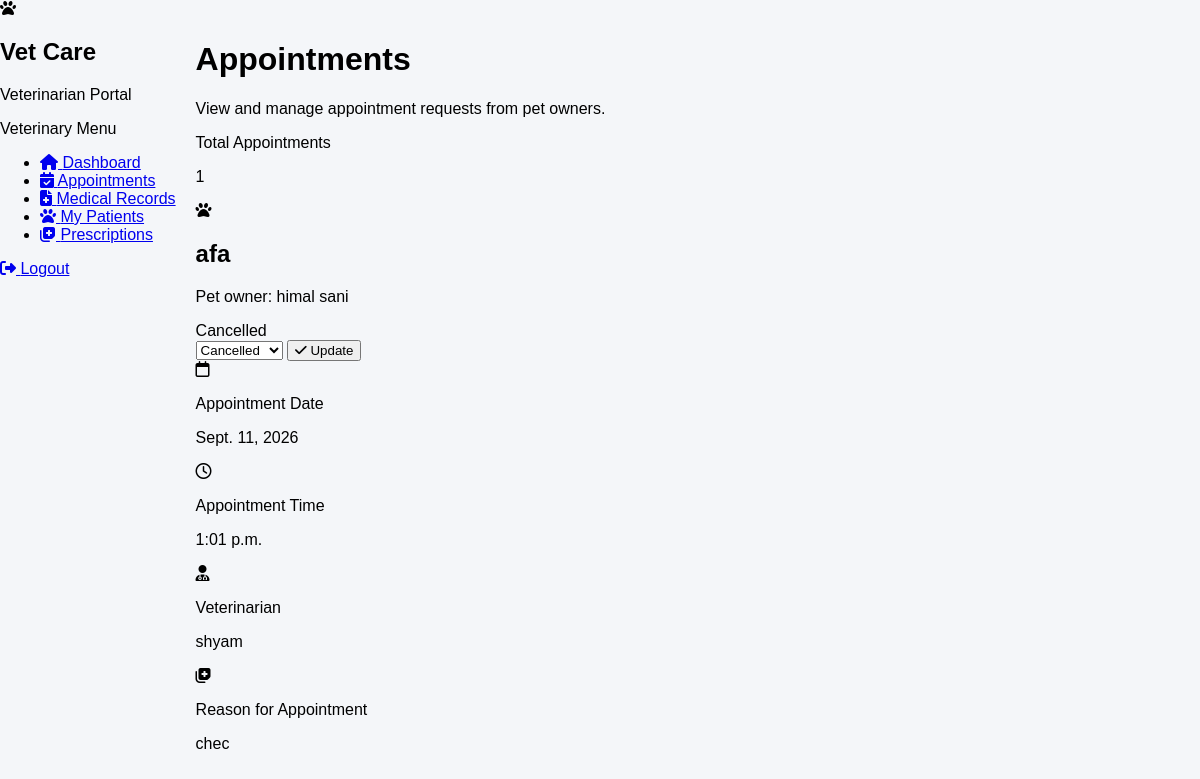
Before: /appointments/vet/appointments/ (signed in) with the older database file.
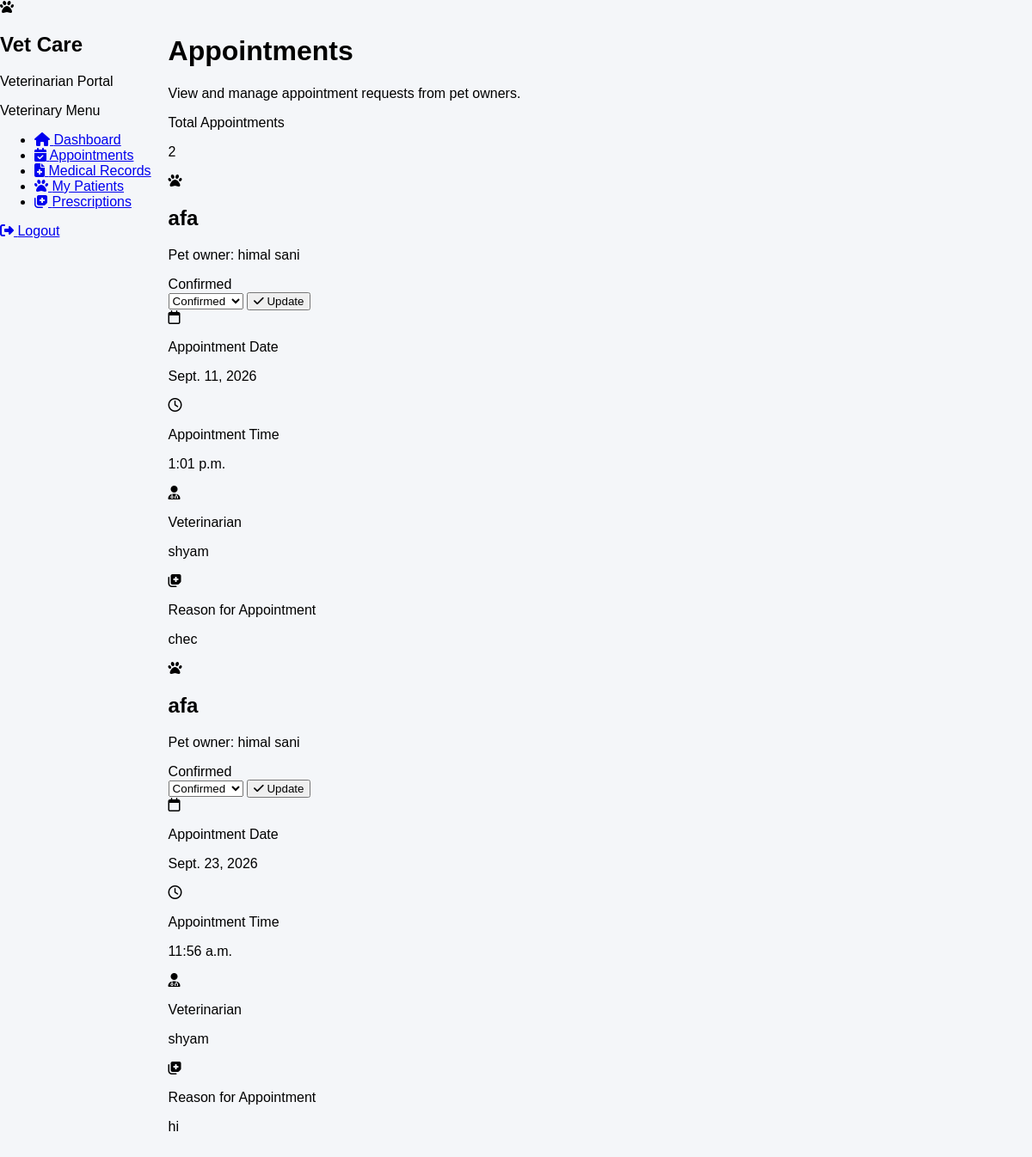
After: the same page with the newer database file.
### appointment/models.py (models this page shows, shortened)
class Appointment(models.Model):
    STATUS_CHOICES = (
        ("PENDING", "Pending"),
        ("CONFIRMED", "Confirmed"),
        ("COMPLETED", "Completed"),
        ("CANCELLED", "Cancelled"),
    )
    animal = models.ForeignKey(
        Animal,  # Updated model reference
        on_delete=models.CASCADE,
        related_name="appointments"
    )
    veterinarian = models.ForeignKey(
        User,
        on_delete=models.SET_NULL,
        null=True,
        blank=True,
        related_name="vet_appointments",
        limit_choices_to={"role": User.VETERINARIAN}
    )
    appointment_date = models.DateField()
    appointment_time = models.TimeField()
    reason = models.TextField()
    status = models.CharField(
        max_length=20,
        choices=STATUS_CHOICES,
        default="PENDING"
    )
    notes = models.TextField(
        blank=True,
        null=True
    )
    created_at = models.DateTimeField(
        auto_now_add=True
    )
    updated_at = models.DateTimeField(
        auto_now=True
    )

### animal/models.py (models this page shows, shortened)
class Animal(models.Model):
    owner = models.ForeignKey(
        User,
        on_delete=models.CASCADE,
        related_name="animals",
        null=True,
        blank=True
    )
    name = models.CharField(max_length=100)
    species = models.CharField(max_length=100)
    breed = models.CharField(
        max_length=100,
        blank=True,
        null=True
    )
    age = models.PositiveIntegerField(
        blank=True,
        null=True
    )
    created_at = models.DateTimeField(
        auto_now_add=True
    )

### account/models.py (models this page shows, shortened)
class User(AbstractUser):
    ADMIN = "ADMIN"
    VETERINARIAN = "VETERINARIAN"
    PET_OWNER = "PET_OWNER"
    ROLE_CHOICES = [
        (ADMIN, "Admin"),
        (VETERINARIAN, "Veterinarian"),
        (PET_OWNER, "Pet Owner"),
    ]
    role = models.CharField(
        max_length=20,
        choices=ROLE_CHOICES,
        default=PET_OWNER
    )
    phone = models.CharField(
        max_length=15,
        blank=True,
        null=True
    )
    address = models.TextField(
        blank=True,
        null=True
    )
    created_at = models.DateTimeField(
        auto_now_add=True
    )
    updated_at = models.DateTimeField(
        auto_now=True
    )

### appointment/views.py (the view)
@login_required
def vet_appointment_list(request):
    if request.user.role != User.VETERINARIAN:
        messages.error(
            request,
            "You are not authorized to view appointments."
        )
        return redirect("dashboard")
    appointments = (
        Appointment.objects
        .filter(veterinarian=request.user)
        .select_related(
            "animal",
            "animal__owner",
            "veterinarian"
        )
        .order_by(
            "appointment_date",
            "appointment_time"
        )
    )
    context = {
        "appointments": appointments,
    }
    return render(
        request,
        "appointment/vet_appointments.html",
        context
    )

### appointment/templates/appointment/vet_appointments.html (shortened to what this page needs)
{% extends "base.html" %}
{% block content %}
<div class="min-h-screen bg-slate-50 py-6">
    <div class="max-w-7xl mx-auto px-4 sm:px-6 lg:px-8">
        <div class="mb-6">
            <div class="flex flex-col sm:flex-row
                        sm:items-center sm:justify-between gap-4">
                <div>
                    <h1 class="text-2xl sm:text-3xl font-bold text-slate-900">
                        Appointments
                    </h1>
                    <p class="mt-1 text-sm text-slate-500">
                        View and manage appointment requests from pet owners.
                    </p>
                </div>
                <div class="bg-white border border-slate-200
                            rounded-xl px-4 py-3 shadow-sm">
                    <p class="text-xs text-slate-500">
                        Total Appointments
                    </p>
                    <p class="text-2xl font-bold text-slate-900">
                        {{ appointments|length }}
                    </p>
                </div>
            </div>
        </div>
        {% if appointments %}
        <div class="space-y-4">
            {% for appointment in appointments %}
            <div class="bg-white rounded-2xl border border-slate-200
                        shadow-sm overflow-hidden">
                <div class="p-5">
                    <div class="flex flex-col lg:flex-row
                                lg:items-center lg:justify-between gap-4">
                        <div class="flex items-start gap-4">
                            <div class="w-12 h-12 rounded-xl
                                        bg-indigo-100 text-indigo-600
                                        flex items-center justify-center
                                        flex-shrink-0">
                                <i class="fa-solid fa-paw text-xl"></i>
                            </div>
                            <div>
                                <h2 class="text-lg font-bold text-slate-900">
                                    {{ appointment.animal.name }}
                                </h2>
                                <p class="text-sm text-slate-500">
                                    Pet owner:
                                    <span class="font-medium text-slate-700">
                                        {{ appointment.animal.owner.get_full_name|default:appointment.animal.owner.username }}
                                    </span>
                                </p>
                            </div>
                        </div>
                        <div class="flex flex-col sm:flex-row
                                    items-start sm:items-center gap-3">
                            {% if appointment.status == "PENDING" %}
                                <span class="inline-flex items-center gap-2
                                             px-3 py-1.5 rounded-full
                                             text-xs font-semibold
                                             bg-amber-100 text-amber-700">
                                    <span class="w-2 h-2 rounded-full
                                                 bg-amber-500"></span>
                                    Pending
                                </span>
                            {% elif appointment.status == "CONFIRMED" %}
                                <span class="inline-flex items-center gap-2
                                             px-3 py-1.5 rounded-full
                                             text-xs font-semibold
                                             bg-green-100 text-green-700">
                                    Confirmed
                                </span>
                            {% elif appointment.status == "CANCELLED" %}
                                <span class="inline-flex items-center gap-2
                                             px-3 py-1.5 rounded-full
                                             text-xs font-semibold
                                             bg-red-100 text-red-700">
                                    Cancelled
                                </span>
                            {% endif %}
                            <form
                                method="POST"
                                action="{% url 'vet-update-appointment-status' appointment.id %}"
                                class="flex items-center gap-2"
                            >
                                <select
                                    name="status"
                                    class="rounded-lg border border-slate-300
                                           bg-white px-3 py-2
                                           text-sm text-slate-700
                                           focus:outline-none
                                           focus:ring-2
                                           focus:ring-indigo-200
                                           focus:border-indigo-500"
                                >
                                    <option value="CONFIRMED"
                                        {% if appointment.status == "CONFIRMED" %}
                                            selected
                                        {% endif %}
                                    >
                                        Confirmed
                                    </option>
                                    <option value="CANCELLED"
                                        {% if appointment.status == "CANCELLED" %}
                                            selected
                                        {% endif %}
                                    >
                                        Cancelled
                                    </option>
                                </select>
                                <button
                                    type="submit"
                                    class="inline-flex items-center gap-2
                                           rounded-lg
                                           bg-indigo-600
                                           px-3 py-2
                                           text-sm font-semibold
                                           text-white
                                           hover:bg-indigo-700
                                           active:bg-indigo-800
                                           transition"
                                >
                                    <i class="fa-solid fa-check"></i>
                                    Update
                                </button>
                            </form>
                        </div>
                    </div>
                    <div class="mt-5 grid grid-cols-1 md:grid-cols-3
                                gap-4">
                        <div class="rounded-xl bg-slate-50
                                    border border-slate-100 p-4">
                            <div class="flex items-center gap-3">
                                <div class="w-9 h-9 rounded-lg
                                            bg-blue-100 text-blue-600
                                            flex items-center justify-center">
                                    <i class="fa-regular fa-calendar"></i>
                                </div>
                                <div>
                                    <p class="text-xs text-slate-500">
                                        Appointment Date
                                    </p>
                                    <p class="text-sm font-semibold text-slate-800">
                                        {{ appointment.appointment_date }}
                                    </p>
                                </div>
                            </div>
                        </div>
                        <div class="rounded-xl bg-slate-50
                                    border border-slate-100 p-4">
                            <div class="flex items-center gap-3">
                                <div class="w-9 h-9 rounded-lg
                                            bg-purple-100 text-purple-600
                                            flex items-center justify-center">
                                    <i class="fa-regular fa-clock"></i>
                                </div>
                                <div>
                                    <p class="text-xs text-slate-500">
                                        Appointment Time
                                    </p>
                                    <p class="text-sm font-semibold text-slate-800">
                                        {{ appointment.appointment_time }}
                                    </p>
                                </div>
                            </div>
                        </div>
                        <div class="rounded-xl bg-slate-50
                                    border border-slate-100 p-4">
                            <div class="flex items-center gap-3">
                                <div class="w-9 h-9 rounded-lg
                                            bg-green-100 text-green-600
                                            flex items-center justify-center">
                                    <i class="fa-solid fa-user-doctor"></i>
                                </div>
                                <div>
                                    <p class="text-xs text-slate-500">
                                        Veterinarian
                                    </p>
                                    <p class="text-sm font-semibold text-slate-800">
                                        {% if appointment.veterinarian %}
                                            {{ appointment.veterinarian.get_full_name|default:appointment.veterinarian.username }}
                                        {% else %}
                                            Not Assigned
                                        {% endif %}
                                    </p>
                                </div>
                            </div>
                        </div>
                    </div>
                    <div class="mt-4">
                        <div class="rounded-xl border border-slate-200
                                    bg-white p-4">
                            <div class="flex items-start gap-3">
                                <div class="w-9 h-9 rounded-lg
                                            bg-rose-100 text-rose-600
                                            flex items-center justify-center
                                            flex-shrink-0">
                                    <i class="fa-solid fa-notes-medical"></i>
                                </div>
                                <div>
                                    <p class="text-xs font-medium text-slate-500">
                                        Reason for Appointment
                                    </p>
                                    <p class="mt-1 text-sm text-slate-700">
                                        {{ appointment.reason }}
                                    </p>
                                </div>
                            </div>
                        </div>
                    </div>
                </div>
            </div>
            {% endfor %}
        </div>
        {% endif %}
    </div>
</div>
{% endblock %}

Changed rows visible on the page:
changed Appointment "Sept. 11, 2026": status "Cancelled" → "Confirmed"
added Appointment: animal.name "afa", animal.owner.get_full_name "himal sani", shows "Confirmed", status "Confirmed", appointment_date "Sept. 23, 2026", appointment_time "11:56 a.m.", veterinarian.get_full_name "shyam", reason "hi"
Other visible differences:
{{ appointments|length }}: "1" → "2"
